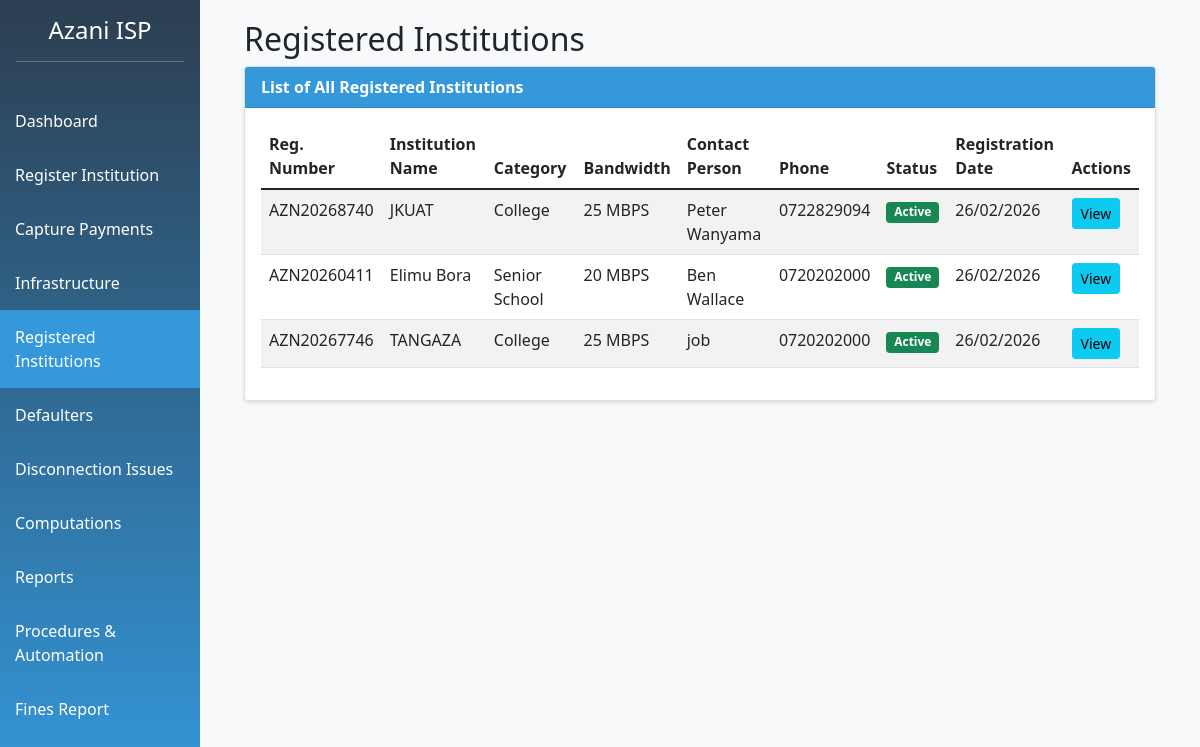
The app's page /registered_institutions.php with its own data.
### tables this page shows
CREATE TABLE `institutions` (
  `institution_id` int(11) NOT NULL,
  `registration_number` varchar(20) NOT NULL,
  `institution_name` varchar(100) NOT NULL,
  `category_id` int(11) DEFAULT NULL,
  `physical_address` text DEFAULT NULL,
  `postal_address` varchar(100) DEFAULT NULL,
  `email` varchar(100) DEFAULT NULL,
  `phone` varchar(20) DEFAULT NULL,
  `registration_date` date,
  `registration_fee_paid` tinyint(1) DEFAULT 0,
  `registration_fee_amount` decimal(10,2) DEFAULT 8500.00,
  `installation_fee_paid` tinyint(1) DEFAULT 0,
  `installation_fee_amount` decimal(10,2) DEFAULT 10000.00,
  `bandwidth_id` int(11) DEFAULT NULL,
  `connection_status` enum('Active','Suspended','Disconnected') DEFAULT 'Active'
);

CREATE TABLE `institution_categories` (
  `category_id` int(11) NOT NULL,
  `category_name` varchar(50) NOT NULL,
  `description` text DEFAULT NULL
);

CREATE TABLE `bandwidth_packages` (
  `bandwidth_id` int(11) NOT NULL,
  `bandwidth_mbps` int(11) NOT NULL,
  `monthly_cost` decimal(10,2) NOT NULL
);

CREATE TABLE `contact_persons` (
  `contact_id` int(11) NOT NULL,
  `institution_id` int(11) DEFAULT NULL,
  `full_name` varchar(100) NOT NULL,
  `designation` varchar(50) DEFAULT NULL,
  `phone` varchar(20) DEFAULT NULL,
  `email` varchar(100) DEFAULT NULL,
  `is_primary` tinyint(1) DEFAULT 0
);

### registered_institutions.php (the view, shortened to what this page needs)
<?php
include 'config.php';
include 'header.php';
$institutions = $conn->query("
    SELECT i.*, ic.category_name, bp.bandwidth_mbps, bp.monthly_cost,
           cp.full_name as contact_person, cp.phone as contact_phone
    FROM institutions i
    JOIN institution_categories ic ON i.category_id = ic.category_id
    JOIN bandwidth_packages bp ON i.bandwidth_id = bp.bandwidth_id
    LEFT JOIN contact_persons cp ON i.institution_id = cp.institution_id AND cp.is_primary = 1
    ORDER BY i.registration_date DESC
");
?>
<div class="container-fluid">
    <h2>Registered Institutions</h2>
    <div class="card">
        <div class="card-header">
            List of All Registered Institutions
        </div>
        <div class="card-body">
            <table class="table table-striped" id="institutionsTable">
                <thead>
                    <tr>
                        <th>Reg. Number</th>
                        <th>Institution Name</th>
                        <th>Category</th>
                        <th>Bandwidth</th>
                        <th>Contact Person</th>
                        <th>Phone</th>
                        <th>Status</th>
                        <th>Registration Date</th>
                        <th>Actions</th>
                    </tr>
                </thead>
                <tbody>
                    <?php while($inst = $institutions->fetch_assoc()): ?>
                    <tr>
                        <td><?php echo $inst['registration_number']; ?></td>
                        <td><?php echo $inst['institution_name']; ?></td>
                        <td><?php echo $inst['category_name']; ?></td>
                        <td><?php echo $inst['bandwidth_mbps']; ?> MBPS</td>
                        <td><?php echo $inst['contact_person']; ?></td>
                        <td><?php echo $inst['contact_phone']; ?></td>
                        <td>
                            <?php
                            $status_class = '';
                            switch($inst['connection_status']) {
                                case 'Active':
                                    $status_class = 'badge bg-success';
                                    break;
                            }
                            ?>
                            <span class="<?php echo $status_class; ?>"><?php echo $inst['connection_status']; ?></span>
                        </td>
                        <td><?php echo date('d/m/Y', strtotime($inst['registration_date'])); ?></td>
                        <td>
                            <a href="view_institution.php?id=<?php echo $inst['institution_id']; ?>" class="btn btn-sm btn-info">View</a>
                        </td>
                    </tr>
                    <?php endwhile; ?>
                </tbody>
            </table>
        </div>
    </div>
</div>
<?php include 'footer.php'; ?>

### header.php (style rules this page uses)
.card { margin-bottom: 20px; box-shadow: 0 2px 4px rgba(0,0,0,0.1); }
.card-header { background-color: #3498db; color: white; font-weight: bold; }

### records on screen
institutions: registration_number "AZN20268740", institution_name "JKUAT", category.category_name "College", bandwidth.bandwidth_mbps "25", contact_persons.full_name "Peter Wanyama", contact_persons.phone "0722829094", connection_status "Active", registration_date "26/02/2026"
institutions: registration_number "AZN20260411", institution_name "Elimu Bora", category.category_name "Senior School", bandwidth.bandwidth_mbps "20", contact_persons.full_name "Ben Wallace", contact_persons.phone "0720202000", connection_status "Active", registration_date "26/02/2026"
institutions: registration_number "AZN20267746", institution_name "TANGAZA", category.category_name "College", bandwidth.bandwidth_mbps "25", contact_persons.full_name "job", contact_persons.phone "0720202000", connection_status "Active", registration_date "26/02/2026"
